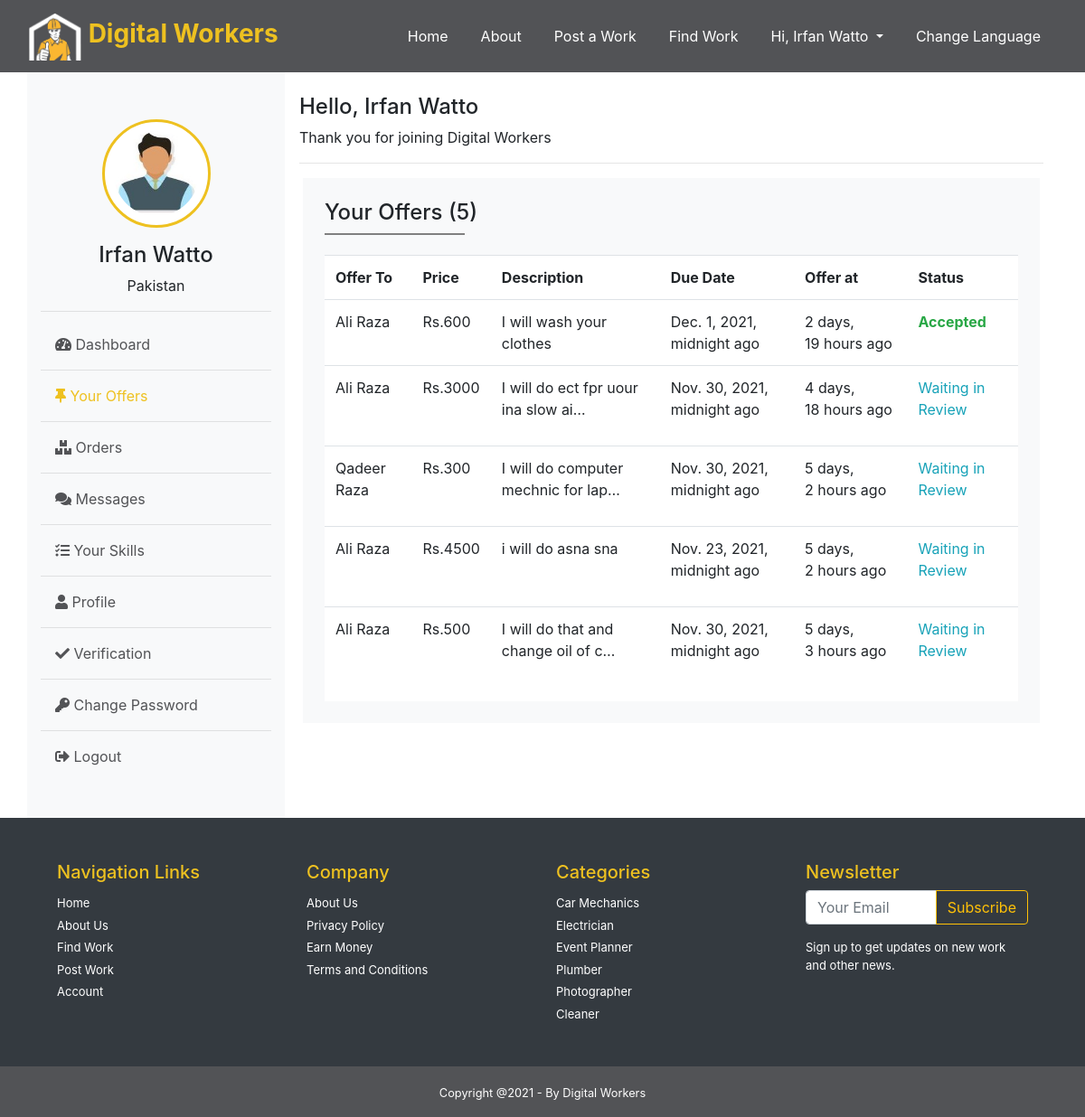
Page /worker/offers (signed in) on the committed database.
### Home/models.py (models this page shows, shortened)
class User(AbstractBaseUser):
    id = models.BigAutoField(primary_key=True)
    name = models.CharField(max_length=30, blank=True)
    email = models.EmailField(max_length=60, unique=True, blank=False)
    date_joined =models.DateTimeField(auto_now_add=True)
    last_login =models.DateTimeField(auto_now=True,blank=True)
    is_admin = BooleanField(default=False)
    is_active = BooleanField(default=True)
    is_staff = BooleanField(default=False)
    is_superuser = BooleanField(default=False)
    role = models.CharField(max_length=30, default='User', blank=True)
    USERNAME_FIELD = 'email'
    REQUIRED_FIELDS= [ 'name','role']
    objects  = MyUserManager()

### Worker/models.py (models this page shows, shortened)
class Offer(models.Model):
    id = models.BigAutoField(primary_key=True)
    budget = models.IntegerField( null=True)
    due_date = models.DateTimeField( null=True)
    description = models.TextField( null=True)
    offer_by = models.ForeignKey(settings.AUTH_USER_MODEL, on_delete=models.CASCADE, null=True)
    work = models.ForeignKey(Work, on_delete=models.CASCADE, null=True)
    offer_at = models.DateTimeField(auto_now_add=True)
    offer_to = models.CharField(max_length=120, null=True)
    is_accepted=models.BooleanField( default=False)

### Buyer/models.py (models this page shows, shortened)
class Work(models.Model):
    id = models.BigAutoField(primary_key=True)
    title = models.CharField(max_length=120, null=False)
    budget = models.IntegerField( null=True)
    deadline = models.DateTimeField( null=True)
    location = models.CharField(max_length=120, null=True)
    description = models.TextField( null=True)
    service = models.ForeignKey(Service, on_delete=models.CASCADE, null=True)
    posted_by=models.ForeignKey(settings.AUTH_USER_MODEL, on_delete=models.CASCADE, null=True)
    posted_at=models.DateTimeField(auto_now_add=True)
    status=models.CharField(max_length=60, null=True, default='available')

### Middlewares/auth_worker.py (the view)
    def middleware(request):
        if not request.user.is_authenticated:
            messages.error(request, 'You need to login as Worker!')
            return redirect('login')
        elif request.user.role != 'worker':
            messages.error(request, 'You need to login as Worker!')
            return redirect('login')
        response = get_response(request)
        return response

### Middlewares/auth_worker.py (called while the page is built)
def auth_middleware(get_response):
    def middleware(request):
        if not request.user.is_authenticated:
            messages.error(request, 'You need to login as Worker!')
            return redirect('login')
        elif request.user.role != 'worker':
            messages.error(request, 'You need to login as Worker!')
            return redirect('login')
        response = get_response(request)
        return response
    return middleware

### Worker/views.py (called while the page is built)
@auth_middleware
def offers(request):
    print("Worker offers called")
    context={
        "offers":Offer.objects.filter(offer_by=request.user).order_by('-offer_at'),
    }
    return render(request,"Worker/offers.html", context)

### templates/Worker/offers.html (shortened to what this page needs)
{% extends 'Worker/layout.html' %}
{% block offers %}active{% endblock offers %}
{% load static %}
{% block body %}
<div class="box m-1 bg-light  p-4" >
    <h4>Your Offers ({{offers.count}}) </h4>
    <hr style="width: 20%; float:left; margin:0;border:1px solid gray;"> <br>
        <div class="tab-content" id="pills-tabContent">
            <div class="tab-pane fade show active bg-white" id="pills-home" role="tabpanel" aria-labelledby="pills-home-tab">
                <div class="table-responsive">
                <table class="table ">
                    <tr>
                        <th>Offer To</th>
                        <th>Price</th>
                        <th>Description</th>
                        <th>Due Date</th>
                        <th>Offer at</th>
                        <th>Status</th>
                    </tr>
                    {% if offers %}
                    {% for offer in offers %}
                    <tr>
                        <td>{{offer.work.posted_by.name}}</td>
                        <td>Rs.{{offer.budget}}</td>
                        <td> {{offer.description|truncatechars:35 }}</td>
                        <td>{{offer.due_date}} ago</td>
                        <td>{{offer.offer_at|timesince}} ago</td>
                        {% if offer.is_accepted == True %}
                            <td><b class="text-success">Accepted<b></td>  </tr>
                        {% else %}
                            <td><p class="text-info">Waiting in Review<p></td>  </tr>
                        {% endif %}
                    {% endfor %}
                    {% else %}
                    <h6 class="text-danger">No Result Found</h6>
                    {% endif %}
                </table>
                </div>
            </div>
        </div>
</div>
{% endblock body %}

### templates/Worker/layout.html (shortened to what this page needs)
<!DOCTYPE html>
<html lang="en">
<head>
    {% load static %}
    <link rel="stylesheet" href="{% static 'css/style.css' %}">
    <link rel="stylesheet" href="{% static 'css/dashboard.css' %}">
    <link rel="stylesheet" href="https://cdn.jsdelivr.net/npm/bootstrap@4.6.0/dist/css/bootstrap.min.css"
>
     <link rel="stylesheet" href="https://pro.fontawesome.com/releases/v5.10.0/css/all.css"
/>
        <link rel="stylesheet" href="https://cdnjs.cloudflare.com/ajax/libs/OwlCarousel2/2.2.1/assets/owl.carousel.min.css">
        <link rel="stylesheet" href="https://cdnjs.cloudflare.com/ajax/libs/OwlCarousel2/2.2.1/assets/owl.theme.default.min.css">
</head>
<body >
    <nav class="navbar navbar-expand-lg navbar-dark bg-gray ">
          <div class="container-fluid">
        <a class="navbar-brand" href="home"><img src="{% static 'images/DIGITAL WORKERS.png' %}" width="60"  alt=""> Digital Workers</a>
        <div class="collapse navbar-collapse" id="navbarSupportedContent">
           <ul class="navbar-nav ml-auto">
            <li class="nav-item {% block home %}{% endblock home %}">
              <a class="nav-link" href="{% url 'index' %}">Home <span class="sr-only">(current)</span></a>
            </li>
            <li class="nav-item {% block about %}{% endblock about %}">
              <a class="nav-link" href="{% url 'about' %}">About</a>
            </li>
            <li class="nav-item {% block post_work %}{% endblock post_work %}">
                <a class="nav-link" href="{% url 'post_work' %}">Post a Work</a>
              </li>
              <li class="nav-item {% block find_work %}{% endblock find_work %}">
                <a class="nav-link" href="{% url 'find_work' %}">Find Work</a>
              </li>
              {% if user.is_authenticated %}
                <li class="nav-item dropdown">
                    <a id="navbarDropdown" class="nav-link dropdown-toggle" href="#" role="button" data-toggle="dropdown" aria-haspopup="true" aria-expanded="false" v-pre>
                     Hi, {% if user.name %} {{user.name}} {% else %}  User Name {% endif %}
                    </a>
                </li>
               {% endif %}
               <li class="nav-item ">
                <a class="nav-link" data-toggle="modal" data-target=".bd-example-modal-lg" >Change Language</a>
              </li>
          </ul>
        </div>
         </div>
    </nav>
<div class="container">
    <div class="row">
        <div class="col-md-3 bg-light">
             <br> <br>
            <div class="info text-center mt-1">
             <img class="user-img" src=" {% static 'images/client.jpg' %}"  alt="">
             <h4 class="mt-3"> {{request.user.name}}</h4>
             <p>{{request.user.location}}  Pakistan</p>
             <hr>
             <ul class="text-left  custom-nav p-0 ">
             <li class="nav-link"><a href="{% url 'worker_dashboard' %}" class=" text-gray fs-16 {% block dashboard %}{% endblock dashboard %}" ><i class="fas fa-tachometer-alt "></i> Dashboard</a>  </li> <hr class="my-2">
             <li class="nav-link"><a href="{% url 'worker_offers' %}" class="text-gray fs-16 {% block offers %}{% endblock offers %}" ><i class="fas fa-thumbtack"></i> Your Offers</a>  </li><hr class="my-2">
             <li class="nav-link"> <a href="{% url 'worker_orders' %}" class=" text-gray fs-16 {% block orders %}{% endblock orders %}"><i class="fas fa-boxes"></i> Orders</a> </li><hr class="my-2">
             <li class="nav-link"><a href="{% url 'worker_inbox' %}" class="  text-gray fs-16 {% block messages %}{% endblock messages %}"><i class="fas fa-comments"></i> Messages</a>  </li><hr class="my-2">
             <li class="nav-link"><a href="{% url 'skills' %}" class="  text-gray fs-16 {% block skills %}{% endblock skills %}"><i class="fas fa-tasks"></i> Your Skills</a>  </li><hr class="my-2">
             <li class="nav-link"><a href="{% url 'worker_profile' %}" class="  text-gray fs-16 {% block profile %}{% endblock profile %}"><i class="fas fa-user"></i> Profile</a>  </li><hr class="my-2">
              <li class="nav-link"><a href="{% url 'verification' %}" class="  text-gray fs-16 {% block verification %}{% endblock verification %}"><i class="fas fa-check"></i> Verification</a>  </li><hr class="my-2">
             <li class="nav-link"><a href="{% url 'worker_change_password' %}" class="{% block change_pass %}{% endblock change_pass %}  text-gray fs-16"><i class="fas fa-key"></i> Change Password</a>  </li><hr class="my-2">
             <li class="mb-5 nav-link"><a href="{% url 'logout' %}" class=" text-gray fs-16 "><i class="fas fa-sign-out-alt"></i> Logout</a> </li>
             </ul>
            </div>
        </div>
        <div class="col-md-9 p-3 col2">
            <h4 class="pt-2">Hello, {{request.user.name}}</h4>
            <p>Thank you for joining Digital Workers</p> <hr>
                {% block body %}{% endblock body %}
        </div>
    </div>
</div>
<footer class="bg-dark p-5">
  <div class="footer container  text-white ">
    <div class="row" style="font-size: small;">
      <div class="col-md-3 ">
        <h5 class="text-yellow">Navigation Links</h5>
        <ul class="navbar-nav footer-list" >
          <li><a href="">Home</a></li>
          <li><a href="">About Us</a></li>
          <li><a href="">Find Work</a></li>
          <li><a href="">Post Work</a></li>
          <li><a href="">Account</a></li>
        </ul>
      </div>
      <div class="col-md-3">
        <h5 class="text-yellow">Company </h5>
        <ul class="navbar-nav footer-list" >
          <li><a href=""> About Us</a></li>
          <li><a href=""></a>Privacy Policy</a></li>
          <li><a href=""></a>Earn Money</a></li>
          <li><a href=""></a>Terms and Conditions</a></li>
        </ul>
      </div>
      <div class="col-md-3">
        <h5 class="text-yellow">Categories </h5>
        <ul class="navbar-nav footer-list" >
          <li><a href="">Car Mechanics</a></li>
          <li><a href="">Electrician</a></li>
          <li><a href="">Event Planner</a></li>
          <li><a href="">Plumber</a></li>
          <li><a href="">Photographer</a></li>
          <li><a href="">Cleaner</a></li>
        </ul>
      </div>
      <div class="col-md-3">
        <h5 class="text-yellow">Newsletter </h5>
        <div class="input-group mb-3">
          <input type="text" class="form-control" placeholder="Your Email" aria-label="Recipient's username" aria-describedby="basic-addon2">
          <div class="input-group-append">
            <button class="btn btn-outline-warning" type="button">Subscribe</button>
          </div>
        </div>
        <p>Sign up to get updates on new work and other news.</p>
      </div>
  </div>
  </div>
</footer>
<section class="footer-bottom bg-gray text-center text-white p-3">
  <small>Copyright @2021 - By Digital Workers</small>
</section>
</body>
</html>

### static/css/style.css (style rules this page uses)
html,body { margin:0; padding:0; overflow-x:hidden; }
.bg-gray { background-color: #525356; }
.text-gray { color: #525356; }
.navbar-brand { font-size: 28px !important; font-weight: bold; color: #EEC120 !important; }
.text-yellow { color: #EEC120; }
.nav-item { margin: 0px 10px; }
.nav-link { color: white !important; }
.footer-list >li> a { color: white !important; }
.footer-list >li { padding-top:5px; }

### static/css/dashboard.css (style rules this page uses)
.nav-link > .active { color: #EEC120 ; }
.user-img { border:3px solid #EEC120; border-radius:50%; width:120px; height:120px;padding:10px; background:white; }

### rows in the picture
User: name "Irfan Watto", user.name "Irfan Watto"
Offer: work.posted_by.name "Ali Raza", budget "600", description "I will wash your clothes", due_date "Dec. 1, 2021, midnight", offer_at "2 days, 19 hours", is_accepted "Accepted"
Offer: work.posted_by.name "Ali Raza", budget "3000", description "I will do ect fpr uour ina slow ai…", due_date "Nov. 30, 2021, midnight", offer_at "4 days, 18 hours", is_accepted "Waiting in Review"
Offer: work.posted_by.name "Qadeer Raza", budget "300", description "I will do computer mechnic for lap…", due_date "Nov. 30, 2021, midnight", offer_at "5 days, 2 hours", is_accepted "Waiting in Review"
Offer: work.posted_by.name "Ali Raza", budget "4500", description "i will do asna sna", due_date "Nov. 23, 2021, midnight", offer_at "5 days, 2 hours", is_accepted "Waiting in Review"
Offer: work.posted_by.name "Ali Raza", budget "500", description "I will do that and change oil of c…", due_date "Nov. 30, 2021, midnight", offer_at "5 days, 3 hours", is_accepted "Waiting in Review"

### other values in the picture
{{ offers.count }} "5"
